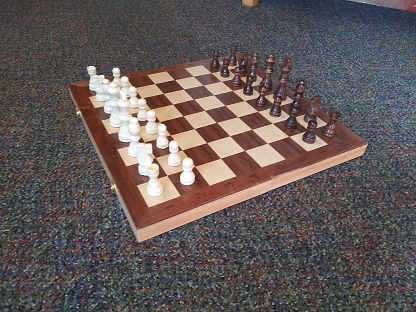
#> input picture Learn OpenCV/Resources/chess.png, 416 x 312 px, found by its file name
$ python 'Chapter 3 Resize.py'
#> lines starting #> are read from the running program, lines starting #| are printed output that depends on the picture
import cv2
import numpy as np

img = cv2.imread("Learn OpenCV/Resources/chess.png")
#> img is the input picture: shape (312, 416, 3); mean B, G, R 87.8, 88.7, 98.1
print(img.shape)
#| (312, 416, 3)

imgResize = cv2.resize(img, (200, 200)) # width then height
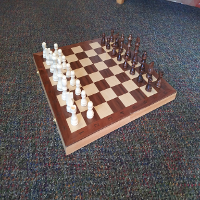
#> imgResize: shape (200, 200, 3); mean B, G, R 87.6, 88.6, 98

imgCropped = img[0:200,200:400] # height then width
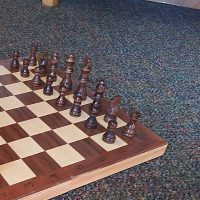
#> imgCropped: shape (200, 200, 3); mean B, G, R 95.3, 94.3, 106.5

cv2.imshow("Image",img)
cv2.imshow("Image Resized", imgResize)
cv2.imshow("Image Cropped", imgCropped)
cv2.waitKey(0)
